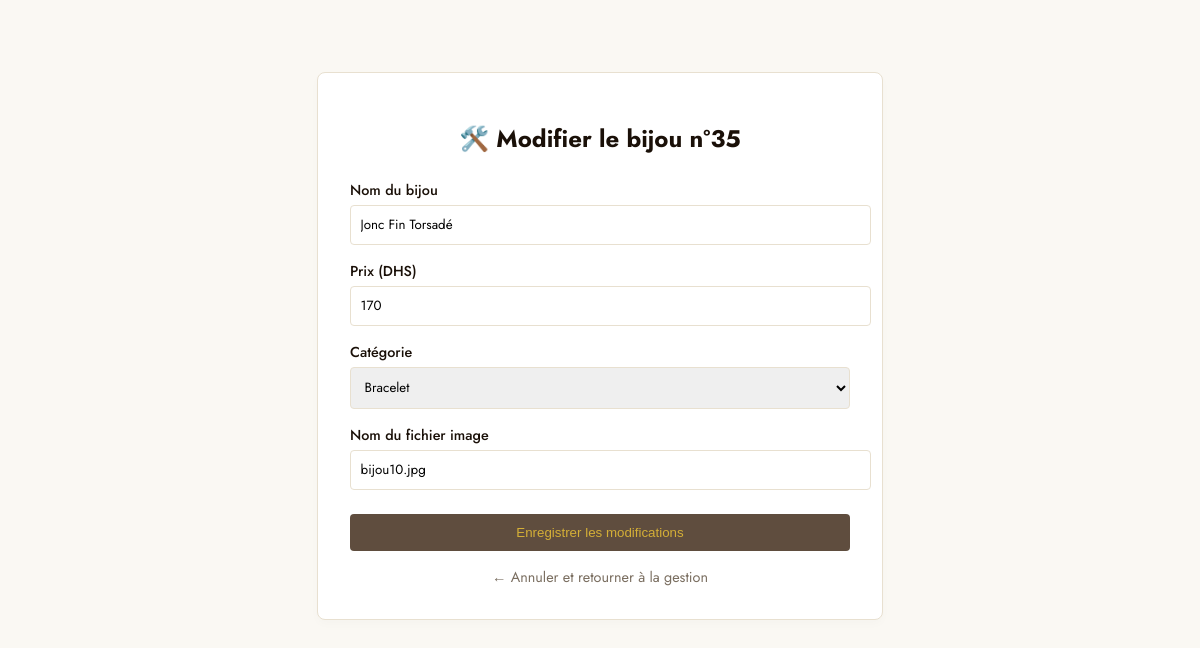
Page /modifier.php?id=35 (signed in) on the committed database.
### tables this page shows
CREATE TABLE `produits` (
  `id` int(11) NOT NULL,
  `nom` varchar(100) NOT NULL,
  `prix` varchar(50) NOT NULL,
  `image` varchar(150) NOT NULL,
  `categorie` varchar(50) NOT NULL
);

### modifier.php (the view, shortened to what this page needs)
<?php
include 'CNX.php';
if (isset($_GET['id']) && !empty($_GET['id'])) {
    $id = intval($_GET['id']);
    $req = $bdd->prepare("SELECT * FROM produits WHERE id = ?");
    $req->execute([$id]);
    $produit = $req->fetch();
} else {
    die(" ID de produit manquant !");
}
?>
<!DOCTYPE html>
<html lang="fr">
<head>
</head>
<body>
    <div class="form-container">
        <h1>🛠️ Modifier le bijou n°<?php echo $produit['id']; ?></h1>
        <form action="modifier.php?id=<?php echo $id; ?>" method="POST">
            <label for="nom">Nom du bijou</label>
            <input type="text" name="nom" id="nom" required value="<?php echo htmlspecialchars($produit['nom']); ?>">
            <label for="prix">Prix (DHS)</label>
            <input type="number" name="prix" id="prix" required value="<?php echo htmlspecialchars($produit['prix']); ?>">
            <label for="categorie">Catégorie</label>
            <select name="categorie" id="categorie" required>
                <option value="Bracelet" <?php if($produit['categorie'] == 'Bracelet') echo 'selected'; ?>>Bracelet</option>
            </select>
            <label for="image">Nom du fichier image</label>
            <input type="text" name="image" id="image" required value="<?php echo htmlspecialchars($produit['image']); ?>">
            <button type="submit" class="btn-submit">Enregistrer les modifications</button>
        </form>
        <a href="admin.php" class="back-link">← Annuler et retourner à la gestion</a>
    </div>
</body>
</html>

### modifier.php (style rules this page uses)
body { font-family: 'Jost', sans-serif; background: #FAF8F3; padding: 2rem; color: #1A1008; }
.form-container { max-width: 500px; margin: 2rem auto; background: white; padding: 2rem; border-radius: 8px; border: 1px solid #E8E0D0; box-shadow: 0 4px 10px rgba(0,0,0,0.02); }
h1 { font-size: 1.5rem; text-align: center; margin-bottom: 1.5rem; }
label { display: block; margin-top: 1rem; font-size: 0.9rem; font-weight: 500; }
input, select { width: 100%; padding: 0.6rem; margin-top: 0.3rem; border: 1px solid #E8E0D0; border-radius: 4px; font-family: 'Jost', sans-serif; }
.btn-submit { background: #5f4d3e; color: #D4AF37; border: none; margin-top: 1.5rem; width: 100%; padding: 0.7rem; cursor: pointer; font-weight: 500; transition: 0.2s; border-radius: 4px; }
.back-link { display: block; text-align: center; margin-top: 1rem; color: #7A6E60; text-decoration: none; font-size: 0.9rem; }

### rows in the picture
produits: id "35", nom "Jonc Fin Torsadé", prix "170", categorie "Bracelet", image "bijou10.jpg"
